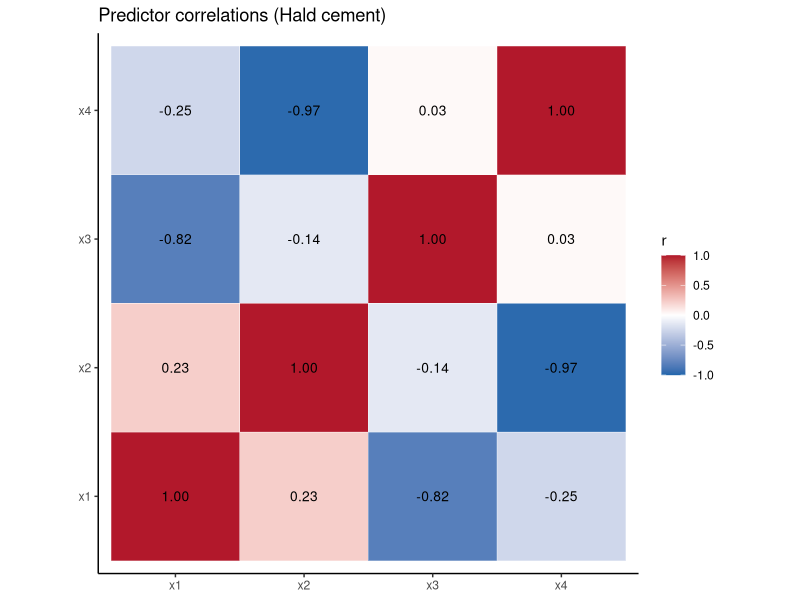

Source code (R):
## ---- chunk 1
#| label: day01-hald-setup
#| include: false
suppressPackageStartupMessages({
  library(MASS)
  library(dplyr)
  library(tidyr)
  library(ggplot2)
  library(broom)
})
data(cement)
hald <- cement
hald_scaled <- hald
hald_scaled[, c("x1", "x2", "x3", "x4")] <- scale(hald[, c("x1", "x2", "x3", "x4")])
knitr::opts_chunk$set(
  message = FALSE,
  warning = FALSE,
  fig.align = "center",
  out.width = "100%",
  dpi = 120
)
theme_set(theme_classic())
## ---- chunk 2
#| label: day01-hald-table
#| echo: false
knitr::kable(head(hald, 6), digits = 1, caption = "Hald cement (first 6 of 13 rows)")
## ---- chunk 3
#| label: day01-hald-scale-note
#| echo: true
hald_scaled[, c("x1", "x2", "x3", "x4")] <- scale(hald[, c("x1", "x2", "x3", "x4")])
# All regressions below use hald_scaled (z-scored x1–x4, original y)
## ---- chunk 4
#| label: day01-hald-simple-vs-full
#| echo: false
simple_slopes <- bind_rows(lapply(c("x1", "x2", "x3", "x4"), function(v) {
  m <- lm(as.formula(paste("y ~", v)), data = hald_scaled)
  tidy(m) |> filter(term != "(Intercept)")
})) |>
  transmute(predictor = term, simple_estimate = estimate, simple_p = p.value)

full_fit <- lm(y ~ x1 + x2 + x3 + x4, data = hald_scaled)
full_slopes <- tidy(full_fit) |>
  filter(term != "(Intercept)") |>
  transmute(predictor = term, full_estimate = estimate, full_p = p.value)

compare_tbl <- left_join(simple_slopes, full_slopes, by = "predictor") |>
  mutate(
    simple_sig = ifelse(simple_p < 0.05, "yes", "no"),
    full_sig = ifelse(full_p < 0.05, "yes", "no")
  )

knitr::kable(compare_tbl, digits = 6,
  caption = "Simple vs four-predictor model (scaled predictors)")
## ---- chunk 5
#| label: day01-hald-full-summary
#| echo: false
tidy(full_fit) |>
  mutate(across(c(estimate, std.error, statistic, p.value), \(x) round(x, 4))) |>
  knitr::kable(caption = "Four-predictor model (scaled predictors)")
## ---- chunk 6
#| label: day01-hald-corr-plot
#| echo: false
#| fig-height: 4.5
#| fig-width: 5.5
hald_cor <- cor(hald_scaled[, c("x1", "x2", "x3", "x4")])
cor_long <- as.data.frame(as.table(hald_cor)) |>
  rename(var1 = Var1, var2 = Var2, r = Freq)

ggplot(cor_long, aes(var1, var2, fill = r)) +
  geom_tile(color = "white") +
  geom_text(aes(label = sprintf("%.2f", r)), size = 3.5) +
  scale_fill_gradient2(low = "#2166ac", mid = "white", high = "#b2182b", midpoint = 0, limits = c(-1, 1)) +
  coord_fixed() +
  labs(title = "Predictor correlations (Hald cement)", x = NULL, y = NULL, fill = "r")
